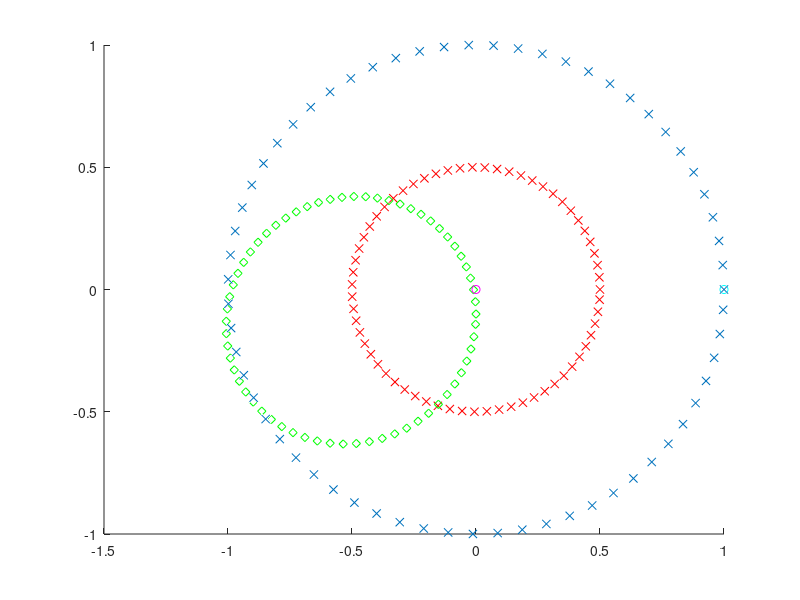

Reproduce this figure in MATLAB. (Note: this script raises an error after producing the figure.)
%% Functions
Rx = @(theta) [ 1 0           0
                0 cos(theta) -sin(theta)
                0 sin(theta)  cos(theta) ]
            
Ry = @(theta) [ cos(theta) 0  sin(theta)
                0          1  0
               -sin(theta) 0  cos(theta) ]
           
Rz = @(theta) [ cos(theta) -sin(theta) 0  
                sin(theta)  cos(theta) 0
                0           0          1 ]
            
cameraCenter = @(R,t) -R'*t
cameraToWorld = @(R,t) [R' -R'*t; 0 0 0 1]
            
%% Definitions
t1 = [0 0 0]';
R1 = eye(3);
t2 = -[1 0 0]';
R2 = Rx(0.1);%Rx(0.3)*Ry(0.2)*Rz(0.1)
K = eye(3);

C1 = K*[eye(3) zeros(3,1)]
C2 = K*[R2 t2]

%% 3D points

p3D = [-1 -1  2
       -1  1  2
        1 -1  2
        1  1  2
        0  1  2
        0  3  2
        2  1  2
        2  3  2]

% sine
x = -1:0.1:3.1;
p3D = [x;sin(3.1*x);sin(x)+2]';

% circle
x = 0:0.1:(2*pi)
p3D = [cos(x)' sin(x)' 2*ones(size(x))'];

p3DHom = [p3D ones(length(p3D),1)];
    
%% Visualize

n1 = cameraCenter(R1,t1)
n2 = cameraCenter(R2,t2)

figure(1); clf; hold on;
plot3(p3D(:,1), p3D(:,2), p3D(:,3), 'x');
plot3(n1(1), n1(2), n1(3), 'om');
plot3(n2(1), n2(2), n2(3), 'oc');

%% Image plane coordinates

p1Hom = (C1*p3DHom')'
p1 = [p1Hom(:,1) p1Hom(:,2)]./[p1Hom(:,3) p1Hom(:,3)]   % Inhomogenous
p2Hom = (C2*p3DHom')'
p2 = [p2Hom(:,1) p2Hom(:,2)]./[p2Hom(:,3) p2Hom(:,3)]   % Inhomogenous

figure(1); clf; hold on;
plot3(p3D(:,1), p3D(:,2), p3D(:,3), 'x');
plot3(p1(:,1), p1(:,2), zeros(size(p1(:,1))), 'xr');
plot3(p2(:,1), p2(:,2), zeros(size(p2(:,1))), 'dg');
plot3(n1(1), n1(2), n1(3), 'om');
plot3(n2(1), n2(2), n2(3), 'oc');

%% Triangulate points - (verification)

% Linear
disp('linear)');
p3D_Hom = [];
for n = 1:length(p1Hom)
    p3D_Hom = [p3D_Hom; triangulate_linear(C1,C2,p1Hom(n,:),p2Hom(n,:))'];
end
p3D_ = [p3D_Hom(:,1) p3D_Hom(:,2) p3D_Hom(:,3) ]./[p3D_Hom(:,4) p3D_Hom(:,4) p3D_Hom(:,4)]   % Inhomogenous

diff = p3D-p3D_
diff_norm = norm(diff)


%% F, E

F = fmatrix_stls(p1,p2)
E = K'*F*K


%% 

       
